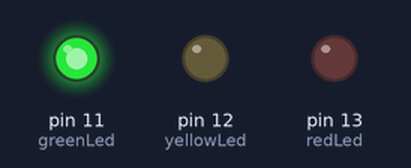
Bench run of a sketch on a simulated Arduino Uno, built with avr-gcc and run on an emulated ATmega328P. Parts: output pins drawn as LEDs (lit = HIGH).

Above: at 2.5 s.
At 6.0 s:
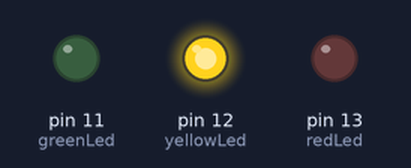
At 9.5 s:
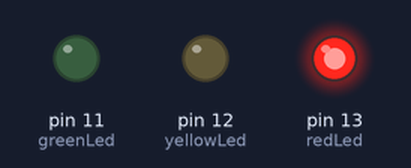
Timing chart, 0 to 15.6 s (numbered marks = the images above):
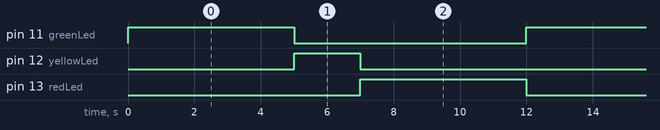

Measured:
- by itself, pin 11 (greenLed), pin 13 (redLed): alternates HIGH for 5.0 s and LOW for 7.0 s
- by itself, pin 12 (yellowLed): alternates HIGH for 2.0 s and LOW for 10.0 s
- by itself, everything shown: repeats every 12.0 s, in 4 steps

The sketch:

Lights.ino
```cpp
const int redLed = 13;
const int yellowLed = 12;
const int greenLed = 11;


void setup() {
 pinMode(redLed, OUTPUT);
pinMode(yellowLed, OUTPUT);
pinMode(greenLed, OUTPUT);
}

void loop() {
  //Green
  digitalWrite(greenLed, HIGH);
  delay(5000); // Wait for 1000 millisecond(s)
  digitalWrite(greenLed, LOW);
   //Yellow
  digitalWrite(yellowLed, HIGH);
  delay(2000); // Wait for 1000 millisecond(s)
  digitalWrite(yellowLed, LOW);
   //Red
  digitalWrite(redLed, HIGH);
  delay(5000); // Wait for 1000 millisecond(s)
  digitalWrite(redLed, LOW);
}
```
